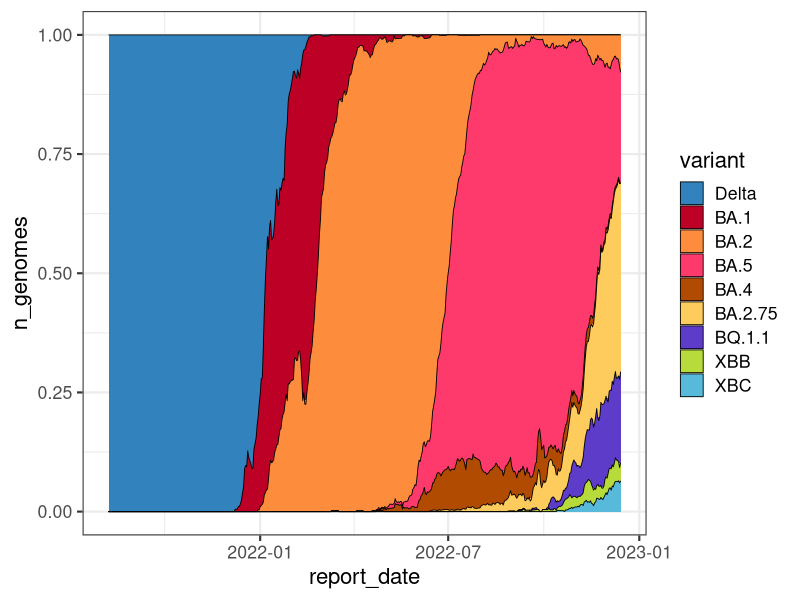

Generate this figure with R:
## ---- chunk 1
knitr::opts_chunk$set(
  fig.path = "images/"
)
## ---- chunk 2
library(lubridate)
library(tidyr)
library(ggplot2)
library(forcats)

voc <- read.csv("data/all_variant_counts.csv")
voc$report_date <- ymd(voc$report_date)
tidy_voc <- pivot_longer(voc, !report_date, names_to = "variant", values_to = "n_genomes")

order_of_arrival <- c("Delta", "BA.1", "BA.2", "BA.5", "BA.4", "BA.2.75", 
"BQ.1.1", "XBB", "XBC")

tidy_voc$variant <- fct_relevel(tidy_voc$variant, order_of_arrival)

voc_pal <-   c(`Delta` = "#3182bd", 
               `BA.1` = "#bd0026", 
               `BA.2` = "#fd8d3c", 
               `BA.4` = "#B14B02",
               `BA.5` = "#FD3A6B",
               `BA.2.75` = "#fecc5c", 
               `BQ.1.1`  = "#5d3cc9", 
               `XBB` = "#b6db3a", 
               `XBC` = "#57badb"
)


ggplot(tidy_voc, aes(report_date, n_genomes, fill=variant)) + 
    geom_area(position = 'fill', colour='black', size=0.3) +
    scale_fill_manual(values=voc_pal)+
    theme_bw(base_size = 16)  

